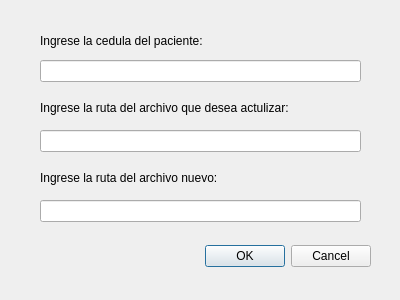
<?xml version="1.0" encoding="UTF-8"?>
<ui version="4.0">
 <class>Dialog</class>
 <widget class="QDialog" name="Dialog">
  <property name="geometry">
   <rect>
    <x>0</x>
    <y>0</y>
    <width>400</width>
    <height>300</height>
   </rect>
  </property>
  <property name="windowTitle">
   <string>Dialog</string>
  </property>
  <widget class="QDialogButtonBox" name="buttonBox">
   <property name="geometry">
    <rect>
     <x>30</x>
     <y>240</y>
     <width>341</width>
     <height>32</height>
    </rect>
   </property>
   <property name="orientation">
    <enum>Qt::Horizontal</enum>
   </property>
   <property name="standardButtons">
    <set>QDialogButtonBox::Cancel|QDialogButtonBox::Ok</set>
   </property>
  </widget>
  <widget class="QLabel" name="cc">
   <property name="geometry">
    <rect>
     <x>40</x>
     <y>20</y>
     <width>211</width>
     <height>41</height>
    </rect>
   </property>
   <property name="text">
    <string>Ingrese la cedula del paciente:</string>
   </property>
  </widget>
  <widget class="QLineEdit" name="ced_ing">
   <property name="geometry">
    <rect>
     <x>40</x>
     <y>60</y>
     <width>321</width>
     <height>22</height>
    </rect>
   </property>
  </widget>
  <widget class="QLabel" name="ruta">
   <property name="geometry">
    <rect>
     <x>40</x>
     <y>100</y>
     <width>291</width>
     <height>16</height>
    </rect>
   </property>
   <property name="text">
    <string>Ingrese la ruta del archivo que desea actulizar:</string>
   </property>
  </widget>
  <widget class="QLineEdit" name="rut_arc">
   <property name="geometry">
    <rect>
     <x>40</x>
     <y>130</y>
     <width>321</width>
     <height>22</height>
    </rect>
   </property>
  </widget>
  <widget class="QLineEdit" name="rut_new">
   <property name="geometry">
    <rect>
     <x>40</x>
     <y>200</y>
     <width>321</width>
     <height>22</height>
    </rect>
   </property>
  </widget>
  <widget class="QLabel" name="ruta2">
   <property name="geometry">
    <rect>
     <x>40</x>
     <y>170</y>
     <width>231</width>
     <height>16</height>
    </rect>
   </property>
   <property name="text">
    <string>Ingrese la ruta del archivo nuevo:</string>
   </property>
  </widget>
 </widget>
 <resources/>
 <connections>
  <connection>
   <sender>buttonBox</sender>
   <signal>accepted()</signal>
   <receiver>Dialog</receiver>
   <slot>accept()</slot>
   <hints>
    <hint type="sourcelabel">
     <x>248</x>
     <y>254</y>
    </hint>
    <hint type="destinationlabel">
     <x>157</x>
     <y>274</y>
    </hint>
   </hints>
  </connection>
  <connection>
   <sender>buttonBox</sender>
   <signal>rejected()</signal>
   <receiver>Dialog</receiver>
   <slot>reject()</slot>
   <hints>
    <hint type="sourcelabel">
     <x>316</x>
     <y>260</y>
    </hint>
    <hint type="destinationlabel">
     <x>286</x>
     <y>274</y>
    </hint>
   </hints>
  </connection>
 </connections>
</ui>
